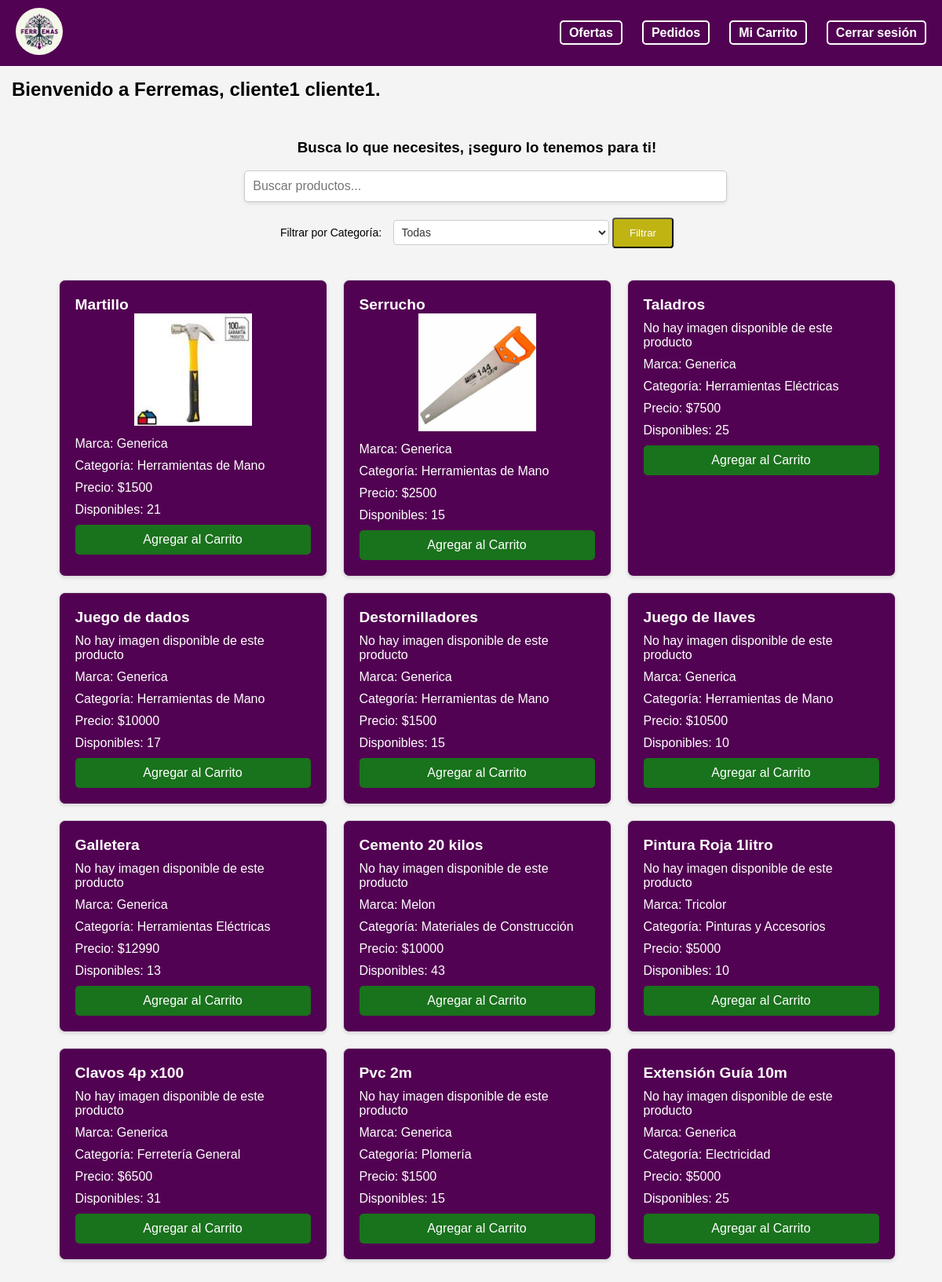
The page /cli_home/ (signed in) on the database as committed earlier.
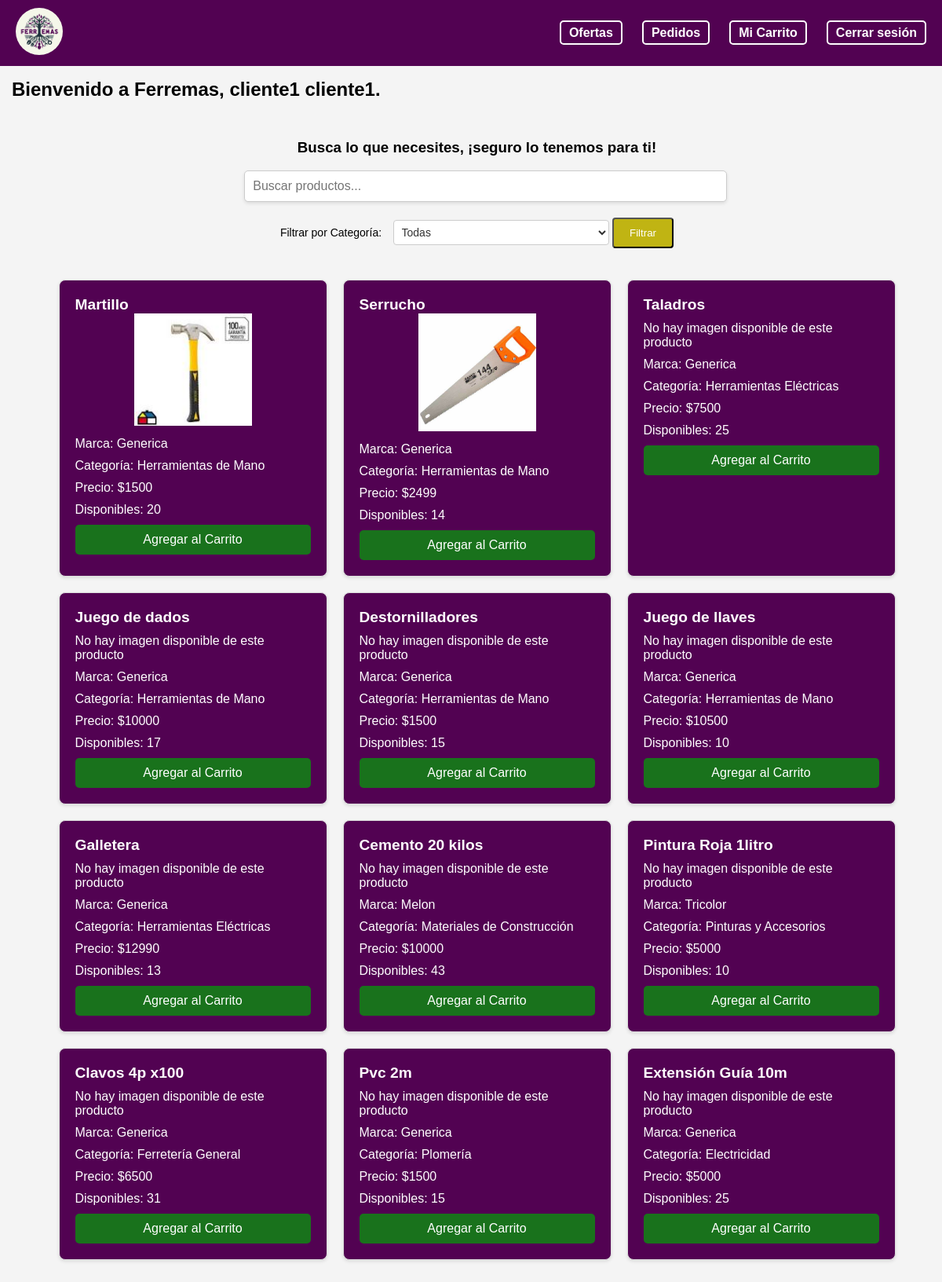
The same page on the database as committed later.
### myapp/models.py (models this page shows, shortened)
class Inventario(models.Model):
    prod_id = models.AutoField(primary_key=True)
    prod_nom = models.CharField(max_length=50)
    prod_marca = models.CharField(max_length=25)
    prod_prec= models.IntegerField()
    prod_img = models.ImageField(upload_to=path_and_rename, null=True, blank=True)
    catProd_nom = models.ForeignKey(CategoriaProducto, on_delete=models.CASCADE)
    inv_cantTotal = models.IntegerField(default=0)

class CategoriaProducto(models.Model):
    catProd_nom = models.CharField(max_length=100)
    def __str__(self):
        return self.catProd_nom

### myapp/views.py (the view)
# urls.py: path('cli_home/', views.cli_home, name='cli_home'),
def cli_home(request):
    user_id = request.session.get('user_id')
    if not user_id:
        return redirect('home')
    try:
        cliente = Cliente.objects.get(cli_id=request.session['user_id'])
        print("Cliente ID from session:", request.session.get('user_id'))
        print("Cliente Profile for current user:", cliente)
    except Cliente.DoesNotExist:
        return JsonResponse({'error': 'Cliente no encontrado'})
    productos= Inventario.objects.all()
    categorias = CategoriaProducto.objects.all()
    categoria_filtro = request.GET.get('categoria')
    if categoria_filtro:
        productos = productos.filter(catProd_nom__catProd_nom=categoria_filtro)
    return render(request, 'cliente/cli_home.html', {'cliente': cliente , 'productos': productos, 'categorias': categorias})

### myapp/models.py (called while the page is built)
    def __str__(self):
        return self.rol.rol_id + ' - ' + self.cli_name +' '+ self.cli_lastname

### myapp/templates/cliente/cli_home.html (shortened to what this page needs)
{% load static %}
<!DOCTYPE html>
<html lang="en">
<head>
    <link rel="stylesheet" href="{% static '/styles/nav.css' %}" />
    <link rel="stylesheet" href="{% static '/styles/cliente/productos.css' %}" />
</head>
<body>
    <header>
        <nav>
            <div class="navbar">
            <div class="logo">
                <a href="/cli_home">
                <img src="{% static '/logo/LogoFerremas.png' %}" alt="Logo" />
                </a>
            </div>
            <div class="nav-items">
                <ul>
                <li><a href="#" id="ofertas-link"> Ofertas</a></li>
                <li><a href="/cli_pedidos" id="pedidos-link"> Pedidos</a></li>
                <li><a href="/cli_carrito" id="carrito-link"> Mi Carrito</a></li>
                <li><a href="/"> Cerrar sesión</a></li>
                </ul>
            </div>
            </div>
        </nav>
    </header>
    <div class="content" id="text1" style="margin-top: 100px; margin-left: 15px;">
        <h2> Bienvenido a Ferremas, {{cliente.cli_name}} {{cliente.cli_lastname}}.</h2>
        <div class="search-bar">
            <div class="search-text">
                <h3>Busca lo que necesites, ¡seguro lo tenemos para ti!</h3>
            </div>
            <div class="search-input-container">
                <input type="text" id="searchInput" placeholder="Buscar productos..." onkeyup="filtrarProductos()">
            </div>
            <div class="filtro-categoria">
                <form method="get">
                    <label for="categoria">Filtrar por Categoría:</label>
                    <select name="categoria" id="categoria">
                        <option value="">Todas</option>
                    </select>
                    <button type="submit" class="editar-producto">Filtrar</button>
                </form>
            </div>
        </div>
        <div class="card-container" id="productos-section">
            {% for producto in productos %}
                <div class="productos-card">
                    <div class="card-header">
                        <h5>{{ producto.prod_nom }}</h5>
                    </div>
                    <div class="card-body">
                        {% if producto.prod_img %}
                            <div class="imagen-producto" style="text-align: center;">
                                <img src="{{ producto.prod_img.url }}" alt="{{ producto.prod_nom }}">
                            </div>
                        {% else %}
                            <p>No hay imagen disponible de este producto</p>
                        {% endif %}
                        <p>Marca: {{ producto.prod_marca }}</p>
                        <p>Categoría: {{ producto.catProd_nom }}</p>
                        <p>Precio: ${{ producto.prod_prec }}</p>
                        <p>Disponibles: {{ producto.inv_cantTotal }}</p>
                    </div>
                    <a href="{% url 'Add' producto.prod_id %}" class="btn-agregar-carrito">Agregar al Carrito</a>
                </div>
            {% endfor %}
        </div>
    </div>
</body>
</html>

Rows that differ between the two databases and show on the page:
changed Inventario "Martillo": inv_cantTotal "21" → "20"
changed Inventario "Serrucho": prod_prec "2500" → "2499"; inv_cantTotal "15" → "14"
